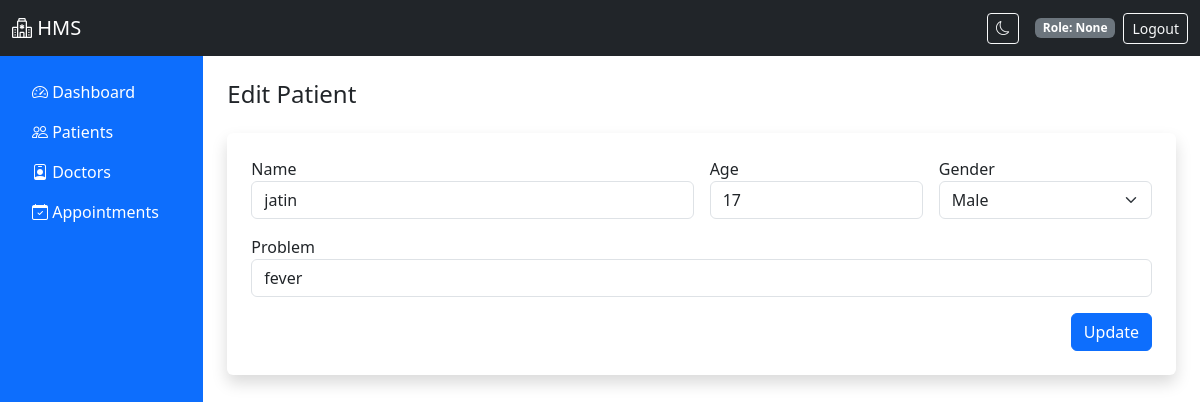
Screenshot of /patients/edit/1 with the database file from the repository.
### app.py (models this page shows)
class Patient(db.Model):
    id = db.Column(db.Integer, primary_key=True)
    name = db.Column(db.String(100))
    age = db.Column(db.Integer)
    gender = db.Column(db.String(10))
    problem = db.Column(db.String(255))
    report = db.Column(db.String(255))  # filename

### app.py (the view, shortened to what this page needs)
@app.route('/patients/edit/<int:id>', methods=['GET', 'POST'])
def edit_patient(id):
    patient = Patient.query.get(id)
    return render_template('patients/edit.html', patient=patient)

### templates/patients/edit.html (shortened to what this page needs)
{% extends 'layout.html' %}
{% block content %}
<h4 class="mb-4">Edit Patient</h4>
<form method="post" class="bg-white p-4 shadow rounded">
  <div class="row g-3">
    <div class="col-md-6">
      <label>Name</label>
      <input type="text" name="name" class="form-control" value="{{ patient.name }}" required>
    </div>
    <div class="col-md-3">
      <label>Age</label>
      <input type="number" name="age" class="form-control" value="{{ patient.age }}" required>
    </div>
    <div class="col-md-3">
      <label>Gender</label>
      <select name="gender" class="form-select" required>
        <option {% if patient.gender == 'Male' %}selected{% endif %}>Male</option>
      </select>
    </div>
    <div class="col-md-12">
      <label>Problem</label>
      <input type="text" name="problem" class="form-control" value="{{ patient.problem }}" required>
    </div>
    <div class="col-md-12 text-end">
      <button class="btn btn-primary">Update</button>
    </div>
  </div>
</form>
{% endblock %}

### rows the page displays
Patient: name "jatin", age "17", gender "Male", problem "fever"

### other values shown
{{ session.get('role')|capitalize }} "None"
